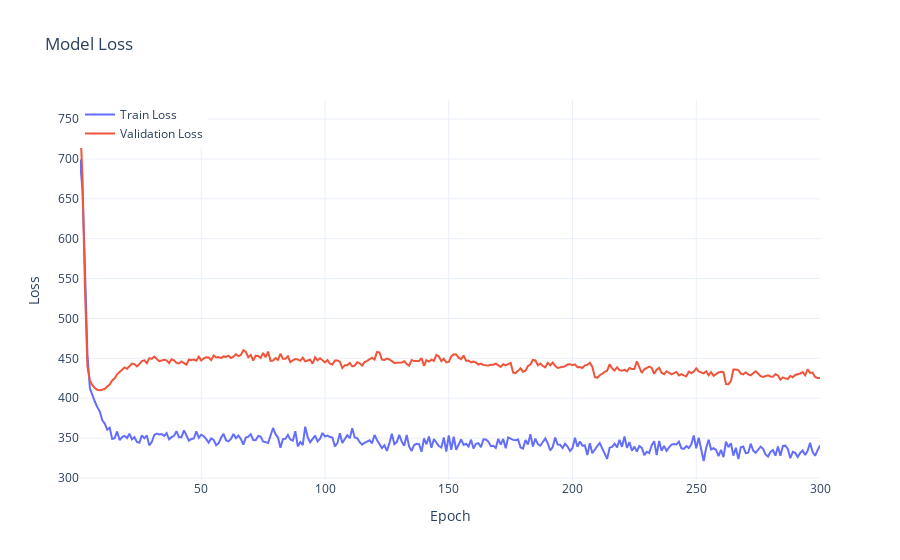

Write notebook code for a chart like this one.
### Code cell
import plotly.graph_objects as go

loss = history.history['loss']
val_loss = history.history['val_loss']
epochs = range(1, len(loss) + 1)

fig = go.Figure()

fig.add_trace(go.Scatter(x=list(epochs), y=loss, mode='lines', name='Train Loss'))

fig.add_trace(go.Scatter(x=list(epochs), y=val_loss, mode='lines', name='Validation Loss'))

fig.update_layout(
    title='Model Loss',
    xaxis_title='Epoch',
    yaxis_title='Loss',
    legend=dict(x=0, y=1, traceorder='normal'),
    template='plotly_white'
)

fig.show()

### Figure 1 — Plotly figure (JSON) as saved in the notebook; plotly's stock layout.template omitted (floating-point values rounded to 4 significant figures; data arrays with more than 128 entries replaced by an {"elided": "..."} marker saying what was removed)
{"data": [{"mode": "lines", "name": "Train Loss", "type": "scatter", "x": {"elided": "300 int values"}, "y": {"elided": "300 float values"}}, {"mode": "lines", "name": "Validation Loss", "type": "scatter", "x": {"elided": "300 int values"}, "y": {"elided": "300 float values"}}], "layout": {"legend": {"traceorder": "normal", "x": 0, "y": 1}, "title": {"text": "Model Loss"}, "xaxis": {"title": {"text": "Epoch"}}, "yaxis": {"title": {"text": "Loss"}}}}
